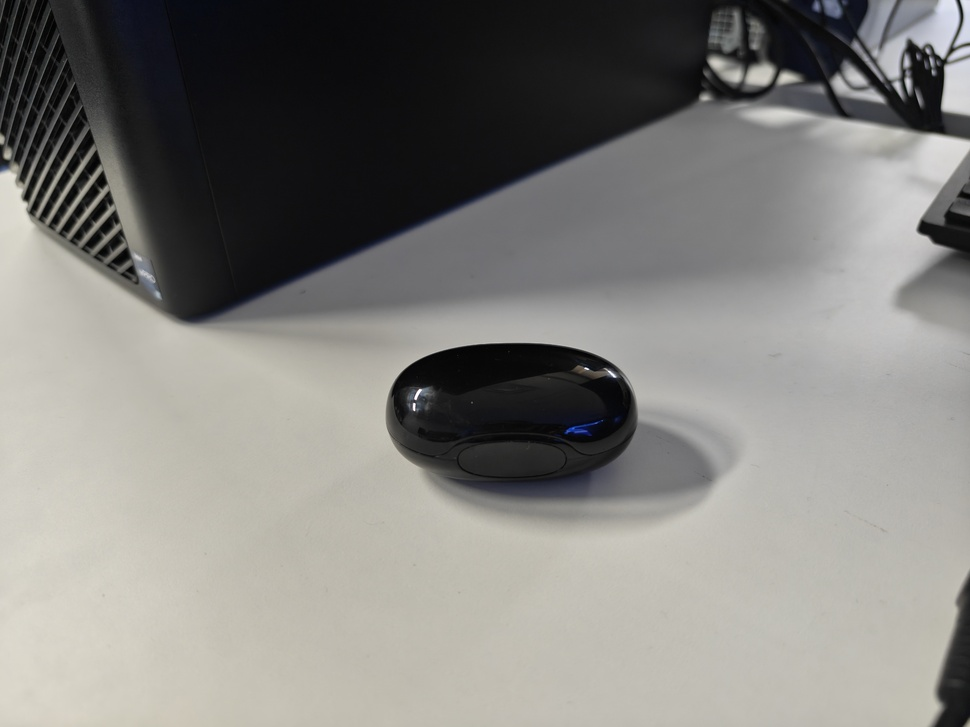
#> input picture Actividad 2/Image.jpg, 970 x 727 px, shrunk from 2672 x 2004 before the run
$ jupyter execute Ejemplo_de_opencv.ipynb   (shell and % lines are left out)
#> lines starting #> are read from the running program, lines starting #| are printed output that depends on the picture
# Mi primer proyecto de vision computacional
Este primer proyecto es un ejemplo de como utilizar OpenCV de manera.

[cell 1]
#Importar las librerias necesarias
import cv2
import numpy as np
from matplotlib import pyplot as plt

[cell 2]
bgr = cv2.imread('Image.jpg')
#> bgr is the input picture: shape (727, 970, 3); mean B, G, R 126.1, 130, 131.3
print("El tamaño de la imagen es: ", bgr.shape)
#| El tamaño de la imagen es:  (727, 970, 3)

# Convertir la imagen de BGR a RGB
rgb = cv2.cvtColor(bgr, cv2.COLOR_BGR2RGB)

# Mostrar la imagen
plt.imshow(rgb)

[cell 3]
# Mostrar la imagen en escala de grises
gray = cv2.cvtColor(bgr, cv2.COLOR_BGR2GRAY)
plt.imshow(gray, cmap='gray')

[cell 4]
# Mostrar las componentes de color de la imagen
plt.figure(figsize=(12,4))
plt.subplot(1,3,1)
plt.imshow(bgr[:,:,0], cmap='gray')
plt.title('Canal Azul')
plt.subplot(1,3,2)
plt.imshow(bgr[:,:,1], cmap='gray')
plt.title('Canal Verde')
plt.subplot(1,3,3)
plt.imshow(bgr[:,:,2], cmap='gray')
plt.title('Canal Rojo')
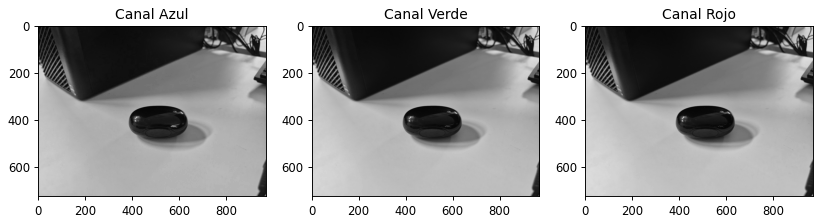
#> figure drawn by matplotlib, 3 panels

[cell 5]
# Mostrar las componentes HLS de la imagen
hls = cv2.cvtColor(bgr, cv2.COLOR_BGR2HLS)
#> hls: shape (727, 970, 3); mean of channels 0, 1, 2 39.5, 128.8, 16.2
plt.figure(figsize=(12,4))
plt.subplot(1,3,1)
plt.imshow(hls[:,:,0], cmap='gray')
plt.title('Canal H')
plt.subplot(1,3,2)
plt.imshow(hls[:,:,1], cmap='gray')
plt.title('Canal L')
plt.subplot(1,3,3)
plt.imshow(hls[:,:,2], cmap='gray')
plt.title('Canal S')
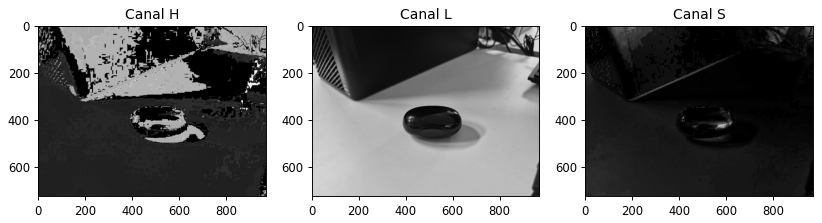
#> figure drawn by matplotlib, 3 panels
